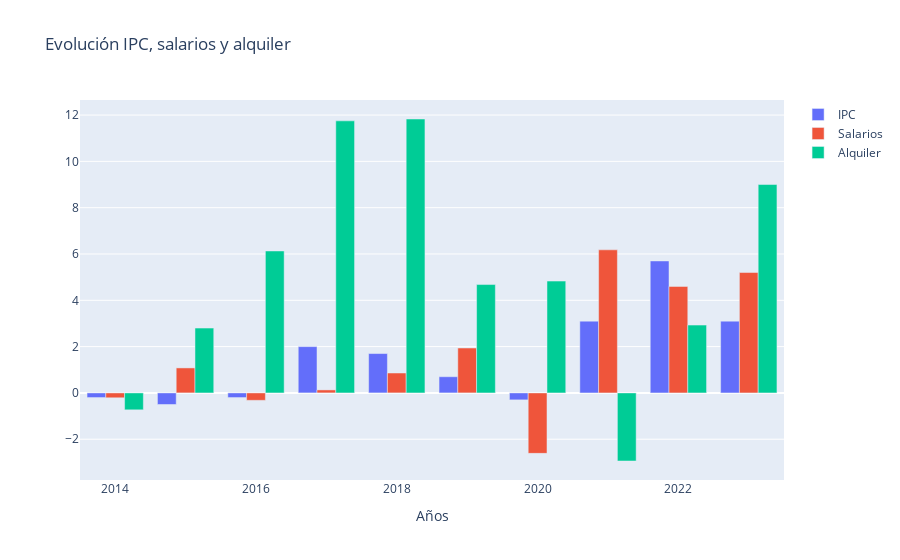

The cell this chart's notebook holds for it:
### Code cell
x = salario_ipc_alquiler.index

trace1 = {
    'x': x,
    'y': salario_ipc_alquiler['IPC'],
    'name': 'IPC',
    'type': 'bar'
}

trace2 = {
    'x': x,
    'y': salario_ipc_alquiler['Salarios'],
    'name': 'Salarios',
    'type': 'bar'
}

trace3 = {
    'x': x,
    'y': salario_ipc_alquiler['Alquiler'],
    'name': 'Alquiler',
    'type': 'bar'
}

data = [trace1, trace2, trace3]

layout = {
    'xaxis': {'title': 'Años'},
    'barmode': 'group',
    'title': 'Evolución IPC, salarios y alquiler'
}

fig = go.Figure(data = data, layout = layout)
iplot(fig)
# fig.write_html("Evolución IPC, salarios, alquiler.html")

### Figure 1 — Plotly figure (JSON) as saved in the notebook; plotly's stock layout.template omitted (floating-point values rounded to 4 significant figures)
{"data": [{"name": "IPC", "type": "bar", "x": [2014, 2015, 2016, 2017, 2018, 2019, 2020, 2021, 2022, 2023], "y": [-0.2, -0.5, -0.2, 2, 1.7, 0.7, -0.3, 3.1, 5.7, 3.1]}, {"name": "Salarios", "type": "bar", "x": [2014, 2015, 2016, 2017, 2018, 2019, 2020, 2021, 2022, 2023], "y": [-0.21, 1.08, -0.32, 0.13, 0.86, 1.94, -2.61, 6.18, 4.6, 5.2]}, {"name": "Alquiler", "type": "bar", "x": [2014, 2015, 2016, 2017, 2018, 2019, 2020, 2021, 2022, 2023], "y": [-0.73, 2.8, 6.13, 11.75, 11.83, 4.68, 4.83, -2.94, 2.93, 9]}], "layout": {"barmode": "group", "title": {"text": "Evolución IPC, salarios y alquiler"}, "xaxis": {"title": {"text": "Años"}}}}
